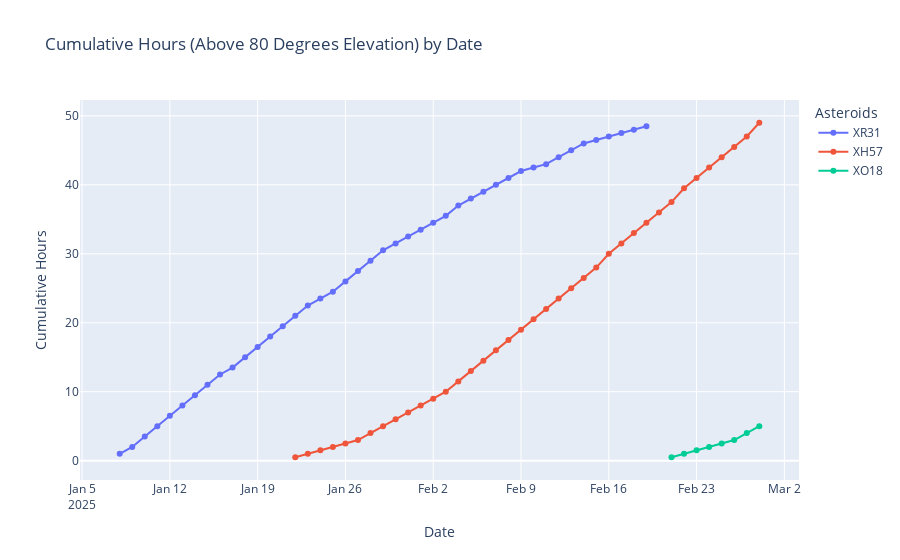

Notebook source saved alongside this figure:
### Code cell
dfs = [
    (xh57_80, 'XH57'),
    (xm156_80, 'XM156'),
    (xo18_80, 'XO18'),
    (xr31_80, 'XR31'),
    (xx84_80, 'XX84')
]

# Combine all data into a single DataFrame
combined_df_80 = pd.concat(
    [df.assign(Asteroid=ticker) for df, ticker in dfs], ignore_index=True
)

# Ensure 'date' column is in datetime format
combined_df_80['date'] = pd.to_datetime(combined_df_80['date'], errors='coerce')

# Ensure 'time' column is converted to timedelta format if in hh:mm
combined_df_80['time'] = pd.to_timedelta(combined_df_80['time'], errors='coerce')

# Calculate cumulative counts grouped by date and ticker
cumulative_df_80 = (
    combined_df_80.groupby(['date', 'Asteroid']).size()  # Count occurrences for each date and ticker
    .groupby(level='Asteroid').cumsum()  # Calculate cumulative count for each ticker
    .reset_index(name='observations')
)

cumulative_df_80['hours'] = cumulative_df_80['observations'] / 2

# Create a line chart using Plotly Express
fig = px.line(
    cumulative_df_80,
    x='date',
    y='hours',
    color='Asteroid',
    labels={'date': 'Date', 'hours': 'Cumulative Hours', 'Asteroid': 'Asteroids'},
    title="Cumulative Hours (Above 80 Degrees Elevation) by Date",
    markers=True
)

# Customize the color scheme
fig.update_layout(colorway=px.colors.qualitative.G10)

fig.show()

### Figure 1 — Plotly figure (JSON) as saved in the notebook; plotly's stock layout.template omitted (floating-point values rounded to 4 significant figures)
{"data": [{"hovertemplate": "Asteroids=XR31<br>Date=%{x}<br>Cumulative Hours=%{y}<extra></extra>", "legendgroup": "XR31", "line": {"color": "#636efa", "dash": "solid"}, "marker": {"symbol": "circle"}, "mode": "lines+markers", "name": "XR31", "orientation": "v", "showlegend": true, "type": "scatter", "x": ["2025-01-08T00:00:00", "2025-01-09T00:00:00", "2025-01-10T00:00:00", "2025-01-11T00:00:00", "2025-01-12T00:00:00", "2025-01-13T00:00:00", "2025-01-14T00:00:00", "2025-01-15T00:00:00", "2025-01-16T00:00:00", "2025-01-17T00:00:00", "2025-01-18T00:00:00", "2025-01-19T00:00:00", "2025-01-20T00:00:00", "2025-01-21T00:00:00", "2025-01-22T00:00:00", "2025-01-23T00:00:00", "2025-01-24T00:00:00", "2025-01-25T00:00:00", "2025-01-26T00:00:00", "2025-01-27T00:00:00", "2025-01-28T00:00:00", "2025-01-29T00:00:00", "2025-01-30T00:00:00", "2025-01-31T00:00:00", "2025-02-01T00:00:00", "2025-02-02T00:00:00", "2025-02-03T00:00:00", "2025-02-04T00:00:00", "2025-02-05T00:00:00", "2025-02-06T00:00:00", "2025-02-07T00:00:00", "2025-02-08T00:00:00", "2025-02-09T00:00:00", "2025-02-10T00:00:00", "2025-02-11T00:00:00", "2025-02-12T00:00:00", "2025-02-13T00:00:00", "2025-02-14T00:00:00", "2025-02-15T00:00:00", "2025-02-16T00:00:00", "2025-02-17T00:00:00", "2025-02-18T00:00:00", "2025-02-19T00:00:00"], "xaxis": "x", "y": [1, 2, 3.5, 5, 6.5, 8, 9.5, 11, 12.5, 13.5, 15, 16.5, 18, 19.5, 21, 22.5, 23.5, 24.5, 26, 27.5, 29, 30.5, 31.5, 32.5, 33.5, 34.5, 35.5, 37, 38, 39, 40, 41, 42, 42.5, 43, 44, 45, 46, 46.5, 47, 47.5, 48, 48.5], "yaxis": "y"}, {"hovertemplate": "Asteroids=XH57<br>Date=%{x}<br>Cumulative Hours=%{y}<extra></extra>", "legendgroup": "XH57", "line": {"color": "#EF553B", "dash": "solid"}, "marker": {"symbol": "circle"}, "mode": "lines+markers", "name": "XH57", "orientation": "v", "showlegend": true, "type": "scatter", "x": ["2025-01-22T00:00:00", "2025-01-23T00:00:00", "2025-01-24T00:00:00", "2025-01-25T00:00:00", "2025-01-26T00:00:00", "2025-01-27T00:00:00", "2025-01-28T00:00:00", "2025-01-29T00:00:00", "2025-01-30T00:00:00", "2025-01-31T00:00:00", "2025-02-01T00:00:00", "2025-02-02T00:00:00", "2025-02-03T00:00:00", "2025-02-04T00:00:00", "2025-02-05T00:00:00", "2025-02-06T00:00:00", "2025-02-07T00:00:00", "2025-02-08T00:00:00", "2025-02-09T00:00:00", "2025-02-10T00:00:00", "2025-02-11T00:00:00", "2025-02-12T00:00:00", "2025-02-13T00:00:00", "2025-02-14T00:00:00", "2025-02-15T00:00:00", "2025-02-16T00:00:00", "2025-02-17T00:00:00", "2025-02-18T00:00:00", "2025-02-19T00:00:00", "2025-02-20T00:00:00", "2025-02-21T00:00:00", "2025-02-22T00:00:00", "2025-02-23T00:00:00", "2025-02-24T00:00:00", "2025-02-25T00:00:00", "2025-02-26T00:00:00", "2025-02-27T00:00:00", "2025-02-28T00:00:00"], "xaxis": "x", "y": [0.5, 1, 1.5, 2, 2.5, 3, 4, 5, 6, 7, 8, 9, 10, 11.5, 13, 14.5, 16, 17.5, 19, 20.5, 22, 23.5, 25, 26.5, 28, 30, 31.5, 33, 34.5, 36, 37.5, 39.5, 41, 42.5, 44, 45.5, 47, 49], "yaxis": "y"}, {"hovertemplate": "Asteroids=XO18<br>Date=%{x}<br>Cumulative Hours=%{y}<extra></extra>", "legendgroup": "XO18", "line": {"color": "#00cc96", "dash": "solid"}, "marker": {"symbol": "circle"}, "mode": "lines+markers", "name": "XO18", "orientation": "v", "showlegend": true, "type": "scatter", "x": ["2025-02-21T00:00:00", "2025-02-22T00:00:00", "2025-02-23T00:00:00", "2025-02-24T00:00:00", "2025-02-25T00:00:00", "2025-02-26T00:00:00", "2025-02-27T00:00:00", "2025-02-28T00:00:00"], "xaxis": "x", "y": [0.5, 1, 1.5, 2, 2.5, 3, 4, 5], "yaxis": "y"}], "layout": {"autosize": true, "colorway": ["#3366CC", "#DC3912", "#FF9900", "#109618", "#990099", "#0099C6", "#DD4477", "#66AA00", "#B82E2E", "#316395"], "legend": {"title": {"text": "Asteroids"}, "tracegroupgap": 0}, "title": {"text": "Cumulative Hours (Above 80 Degrees Elevation) by Date"}, "xaxis": {"anchor": "y", "autorange": true, "domain": [0, 1], "range": ["2025-01-04 21:50:42.1434", "2025-03-03 02:09:17.8566"], "title": {"text": "Date"}, "type": "date"}, "yaxis": {"anchor": "x", "autorange": true, "domain": [0, 1], "range": [-3.502, 53.0], "title": {"text": "Cumulative Hours"}, "type": "linear"}}}
